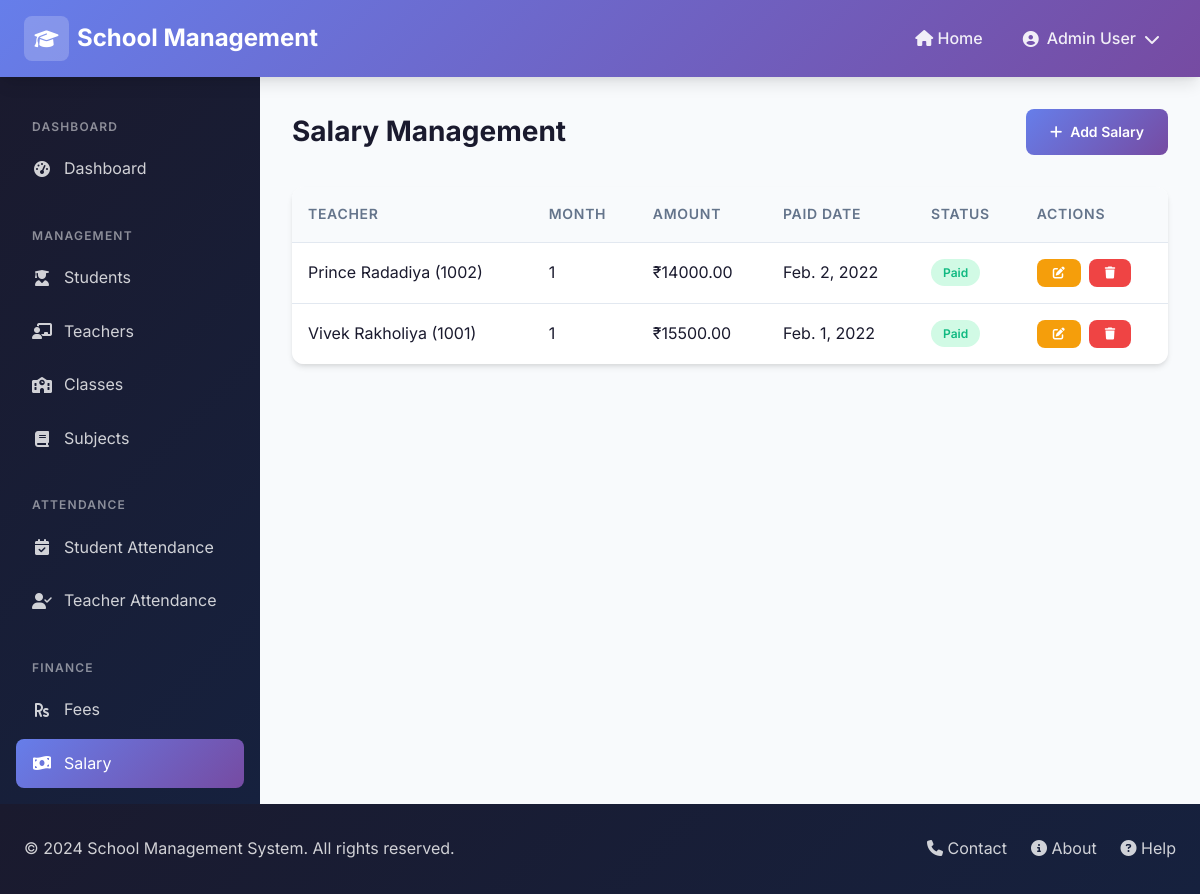
Screenshot of /admin-panel/salary/ with the database file from the repository.
### core/models.py (models this page shows, shortened)
class Salary(models.Model):
    STATUS_CHOICES = [
        ('paid', 'Paid'),
        ('unpaid', 'Unpaid'),
    ]
    teacher = models.ForeignKey(Teacher, on_delete=models.CASCADE, related_name='salaries')
    month = models.CharField(max_length=20)  # e.g., "January 2024"
    amount = models.DecimalField(max_digits=10, decimal_places=2)
    paid_date = models.DateField(null=True, blank=True)
    status = models.CharField(max_length=20, choices=STATUS_CHOICES, default='unpaid')
    remarks = models.TextField(blank=True)
    created_at = models.DateTimeField(auto_now_add=True)
    updated_at = models.DateTimeField(auto_now=True)
    class Meta:
        verbose_name_plural = "Salaries"
        unique_together = ['teacher', 'month']

class Teacher(models.Model):
    GENDER_CHOICES = [
        ('male', 'Male'),
        ('female', 'Female'),
        ('other', 'Other'),
    ]
    username = models.CharField(max_length=50, unique=True)
    password = models.CharField(max_length=255)
    name = models.CharField(max_length=100)
    surname = models.CharField(max_length=100)
    email = models.EmailField(unique=True)
    mobile = models.CharField(max_length=15)
    dob = models.DateField(null=True, blank=True)
    gender = models.CharField(max_length=10, choices=GENDER_CHOICES)
    address = models.TextField(blank=True)
    employee_id = models.CharField(max_length=50, unique=True)
    qualification = models.CharField(max_length=200, blank=True)
    joining_date = models.DateField(null=True, blank=True)
    experience = models.CharField(max_length=50, blank=True)
    salary = models.DecimalField(max_digits=10, decimal_places=2, default=0)
    subjects = models.ManyToManyField(Subject, blank=True, related_name='teachers')
    created_at = models.DateTimeField(auto_now_add=True)
    updated_at = models.DateTimeField(auto_now=True)
    def __str__(self):
        return f"{self.name} {self.surname} ({self.employee_id})"

### core/views.py (the view)
    def wrapper(request, *args, **kwargs):
        if request.session.get('user_role') != 'admin':
            try:
                admin = Admin.objects.first()
                if admin:
                    request.session['user_id'] = admin.id
                    request.session['user_role'] = 'admin'
                    request.session['user_name'] = admin.full_name
            except:
                messages.error(request, 'Admin not found.')
                return redirect('login')
        return view_func(request, *args, **kwargs)

### core/models.py (called while the page is built)
    @property
    def full_name(self):
        return f"{self.name} {self.surname}"

### core/views.py (called while the page is built)
def admin_required(view_func):
    def wrapper(request, *args, **kwargs):
        if request.session.get('user_role') != 'admin':
            try:
                admin = Admin.objects.first()
                if admin:
                    request.session['user_id'] = admin.id
                    request.session['user_role'] = 'admin'
                    request.session['user_name'] = admin.full_name
            except:
                messages.error(request, 'Admin not found.')
                return redirect('login')
        return view_func(request, *args, **kwargs)
    return wrapper

@admin_required
def salary_list(request):
    salaries = Salary.objects.all().order_by('-created_at')
    paginator = Paginator(salaries, 10)
    page = request.GET.get('page')
    salaries = paginator.get_page(page)
    return render(request, 'admin/salary/list.html', {'salaries': salaries})

### templates/admin/salary/list.html (shortened to what this page needs)
{% extends 'base.html' %}
{% load static %}
{% block content %}
{% include 'partials/admin_header.html' %}
<div class="dashboard-layout">
    {% include 'partials/sidebar.html' %}
    <main class="main-content">
        <div class="page-header">
            <div>
                <h1 class="page-title">Salary Management</h1>
            </div>
            <a href="{% url 'salary_add' %}" class="btn btn-primary">
                <i class="fas fa-plus"></i> Add Salary
            </a>
        </div>
        <div class="table-container">
            <table class="table">
                <thead>
                    <tr>
                        <th>Teacher</th>
                        <th>Month</th>
                        <th>Amount</th>
                        <th>Paid Date</th>
                        <th>Status</th>
                        <th>Actions</th>
                    </tr>
                </thead>
                <tbody>
                    {% for salary in salaries %}
                    <tr>
                        <td>{{ salary.teacher }}</td>
                        <td>{{ salary.month }}</td>
                        <td>₹{{ salary.amount }}</td>
                        <td>{{ salary.paid_date|default:"-" }}</td>
                        <td>
                            <span
                                class="badge badge-{% if salary.status == 'paid' %}success{% else %}danger{% endif %}">
                                {{ salary.get_status_display }}
                            </span>
                        </td>
                        <td>
                            <div class="flex gap-1">
                                <a href="{% url 'salary_edit' salary.pk %}" class="btn btn-sm btn-warning">
                                    <i class="fas fa-edit"></i>
                                </a>
                                <a href="{% url 'salary_delete' salary.pk %}" class="btn btn-sm btn-danger">
                                    <i class="fas fa-trash"></i>
                                </a>
                            </div>
                        </td>
                    </tr>
                    {% empty %}
                    <tr>
                        <td colspan="6" class="text-center text-gray">No salary records found</td>
                    </tr>
                    {% endfor %}
                </tbody>
            </table>
        </div>
    </main>
</div>
{% include 'partials/footer.html' %}
{% endblock %}

### static/css/style.css (style rules this page uses)
:root { --primary: #667eea; --primary-dark: #5a67d8; --secondary: #764ba2; --accent: #00d4ff; --success: #10b981; --warning: #f59e0b; --danger: #ef4444; --dark: #1a1a2e; --dark-light: #16213e; --light: #f8fafc; --gray: #64748b; --gray-light: #e2e8f0; --white: #ffffff; --gradient-primary: linear-gradient(135deg, var(--primary) 0%, var(--secondary) 100%); --gradient-dark: linear-gradient(135deg, var(--dark) 0%, var(--dark-light) 100%); --gradient-accent: linear-gradient(135deg, var(--accent) 0%, var(--primary) 100%); --shadow-sm: 0 1px 2px 0 rgba(0, 0, 0, 0.05); --shadow: 0 4px 6px -1px rgba(0, 0, 0, 0.1), 0 2px 4px -1px rgba(0, 0, 0, 0.06); --shadow-lg: 0 10px 15px -3px rgba(0, 0, 0, 0.1), 0 4px 6px -2px rgba(0, 0, 0, 0.05); --shadow-xl: 0 20px 25px -5px rgba(0, 0, 0, 0.1), 0 10px 10px -5px rgba(0, 0, 0, 0.04); --radius-sm: 0.375rem; --radius: 0.5rem; --radius-lg: 0.75rem; --radius-xl: 1rem; --radius-2xl: 1.5rem; --transition: all 0.3s ease; }
*, *::before, *::after { margin: 0; padding: 0; box-sizing: border-box; }
html { scroll-behavior: smooth; }
body { font-family: 'Inter', -apple-system, BlinkMacSystemFont, 'Segoe UI', Roboto, Oxygen, Ubuntu, sans-serif; background-color: var(--light); color: var(--dark); line-height: 1.6; min-height: 100vh; }
a { text-decoration: none; color: inherit; transition: var(--transition); }
h1, h2, h3, h4, h5, h6 { font-weight: 700; line-height: 1.2; margin-bottom: 0.5em; }
h1 { font-size: 2.5rem; }
.flex { display: flex; }
.gap-1 { gap: 0.5rem; }
.btn { display: inline-flex; align-items: center; justify-content: center; gap: 0.5rem; padding: 0.75rem 1.5rem; font-size: 0.875rem; font-weight: 600; border: none; border-radius: var(--radius); cursor: pointer; transition: var(--transition); text-decoration: none; }
.btn-primary { background: var(--gradient-primary); color: var(--white); }
.btn-warning { background: var(--warning); color: var(--white); }
.btn-danger { background: var(--danger); color: var(--white); }
.btn-sm { padding: 0.5rem 1rem; font-size: 0.75rem; }
.table-container { overflow-x: auto; border-radius: var(--radius-lg); box-shadow: var(--shadow); }
.table { width: 100%; border-collapse: collapse; background: var(--white); }
.table th, .table td { padding: 1rem; text-align: left; border-bottom: 1px solid var(--gray-light); }
.table th { background: var(--light); font-weight: 600; font-size: 0.875rem; color: var(--gray); text-transform: uppercase; letter-spacing: 0.05em; }
.table tbody tr { transition: var(--transition); }
.table tbody tr:last-child td { border-bottom: none; }
.badge { display: inline-flex; align-items: center; padding: 0.25rem 0.75rem; font-size: 0.75rem; font-weight: 600; border-radius: 9999px; }
.badge-success { background: #d1fae5; color: var(--success); }
.dashboard-layout { display: flex; min-height: calc(100vh - 73px); }
.main-content { flex: 1; padding: 2rem; background: var(--light); }
.page-header { display: flex; align-items: center; justify-content: space-between; margin-bottom: 2rem; }
.page-title { font-size: 1.75rem; font-weight: 700; color: var(--dark); margin: 0; }

### rows the page displays
Salary: teacher "Prince Radadiya (1002)", month "1", amount "14000.00", paid_date "Feb. 2, 2022", status "Paid"
Salary: teacher "Vivek Rakholiya (1001)", month "1", amount "15500.00", paid_date "Feb. 1, 2022", status "Paid"

### other values shown
{{ request.session.user_name|default:"Administrator" }} "Admin User"
